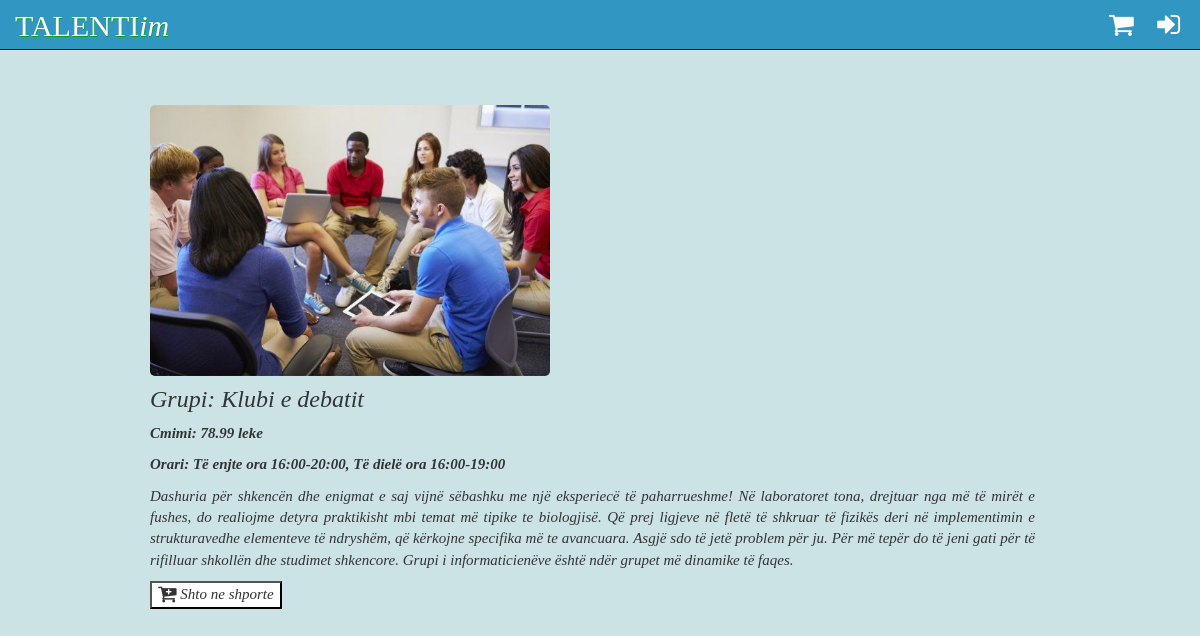
Page /grupi.php?id_gr=8 on the committed database.
### tables this page shows
CREATE TABLE `grupet` (
  `id_grupi` int(11) NOT NULL,
  `emer_grupi` varchar(100) NOT NULL,
  `pershkrimi` varchar(700) NOT NULL,
  `orari` varchar(100) NOT NULL,
  `foto_grupi` varchar(200) NOT NULL,
  `cmimi` double(6,2) NOT NULL
);

### grupi.php (the view, shortened to what this page needs)
<?php
require 'includes/headerIndex.php';
?>
	<div class="wrapper">
		<?php
			$id_grupi=$_GET['id_gr'];
			$query_grupi="select * from grupet where id_grupi=$id_grupi";
			$result=mysqli_query($connection, $query_grupi);
			$row=mysqli_fetch_assoc($result);
		?>
					<div id="grupiPlote">
						<img src="foto/kampet/<?php echo $row['foto_grupi']; ?>" class="foto_grupi">
						<div class="detaje"><strong>
							<h3>Grupi: <?php echo $row['emer_grupi']; ?></h3>
							<p>Cmimi: <?php echo $row['cmimi']; ?> leke</p>
							<p>Orari: <?php echo $row['orari']; ?></p></strong>
							<p><?php echo $row['pershkrimi'];?></p>
							<p><form action="#" method="get">
								<button type="submit" name="shtoShporte"
								><i class="fa fa-cart-plus fa-lg"></i> Shto ne shporte</button>
							</form></p>
						</div>
					</div>
		</div>
</body>
</html>

### css/loggedIn.css (style rules this page uses)
body { background-color: #CCE3E5; font-family: 'Quicksand-Regular'; }
.wrapper { position: relative; top: 50px; margin: 0 auto; padding: 0 10px; width: 80%; min-width: 950px; }
button, input[type=submit] { background-color: white; }

### css/index.css (style rules this page uses)
.wrapper { position: absolute; padding: 15px; padding-right: 30px; width: 80%; top: 90px; left: 120px; }
.foto_grupi { max-height: 200px; max-width: 300px; border-radius: 5px; transition: border 1s; margin-left: 15px; }
div.detaje { margin-left: 10px; padding: 10px; margin: 5px; text-align: justify; }
#grupiPlote .detaje { margin-top: -20px; }
#grupiPlote .detaje { font-size: 1.5rem; }
#grupiPlote .foto_grupi { max-width: 400px; max-height: 350px; }

### rows in the picture
grupet: foto_grupi (picture), emer_grupi "Klubi e debatit", cmimi "78.99", orari "Të enjte ora 16:00-20:00, Të dielë ora 16:00-19:00", pershkrimi "Dashuria për shkencën dhe enigmat e saj vijnë sëbashku me një eksperiecë të paharrueshme! Në laboratoret tona, drejtuar nga më të mirët e fushes, do realiojme detyra praktikisht mbi temat më tipike te biologjisë. Që prej ligjeve në fletë të shkruar të fizikës deri në implementimin e strukturavedhe elementeve të ndryshëm, që kërkojne specifika më te avancuara. Asgjë sdo të jetë problem për ju. Për më tepër do të jeni gati për të rifilluar shkollën dhe studimet shkencore. Grupi i informaticienëve është ndër grupet më dinamike të faqes."
